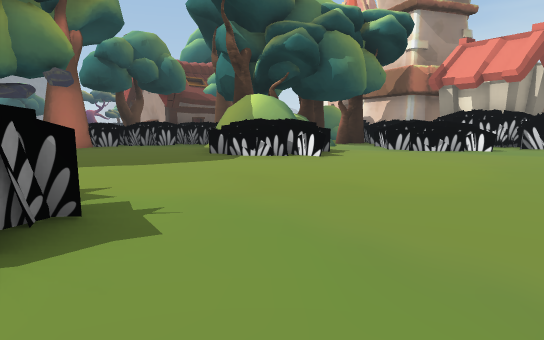
[1] (above)

21 first-person views from a walk through a 3-D level made in the Unity game engine. The camera is 1.2 m above the floor, tilts 6° down and sees 70° across. The floor is counted in squares, 2 m on a side. Each view is taken from the middle of a square. On the plan, view 1 faces up. The plan holds only what a view shows up to about 11 squares ahead; the rest is blank. The place goes on beyond the plan. Some surface patterns are stand-ins.

[2]
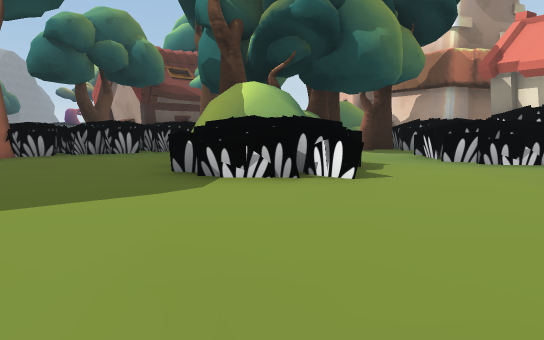

[3]
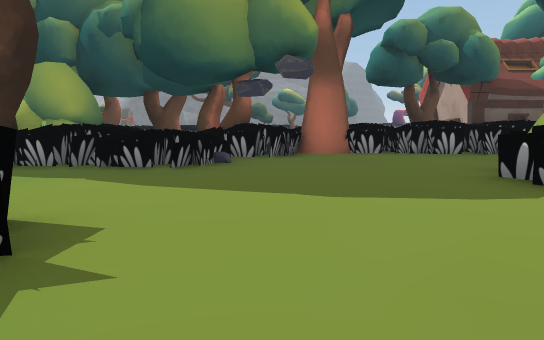

[4]
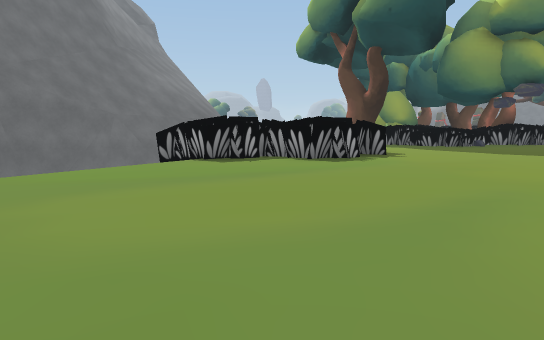

[5]
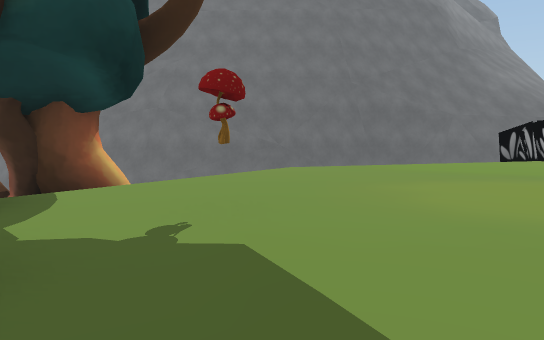

[6]
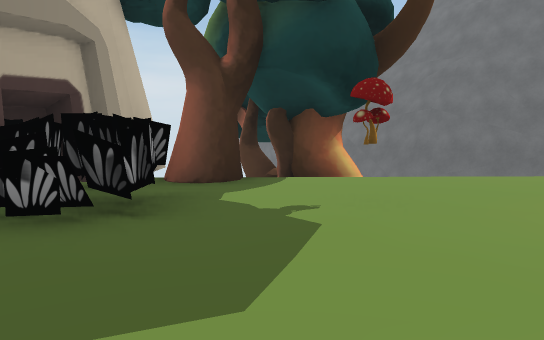

[7]
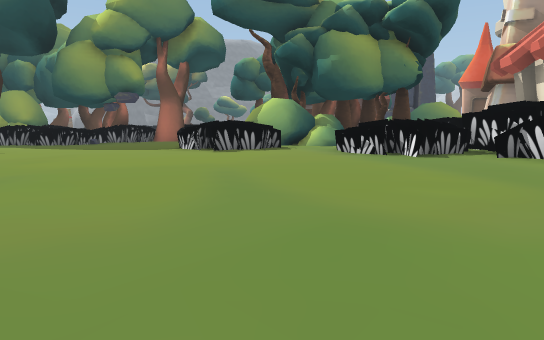

[8]
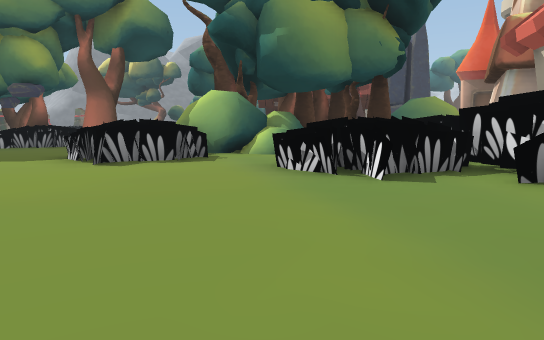

[9]
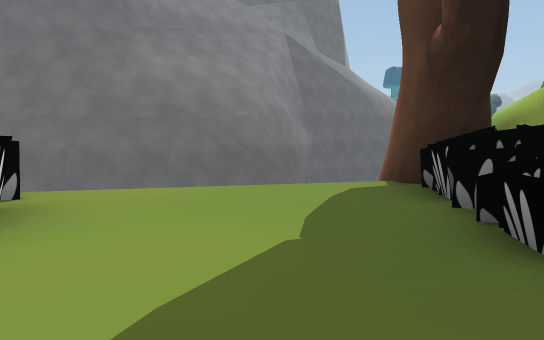

[10]
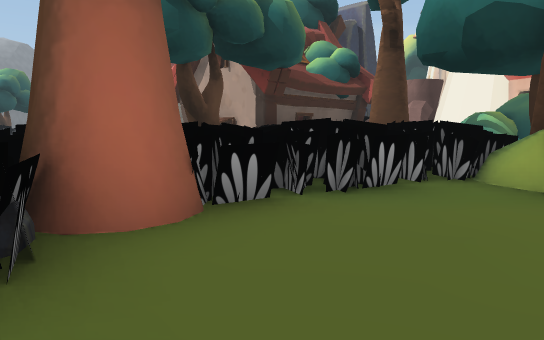

[11]
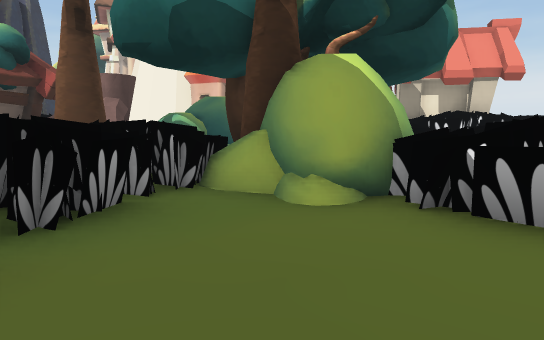

[12]
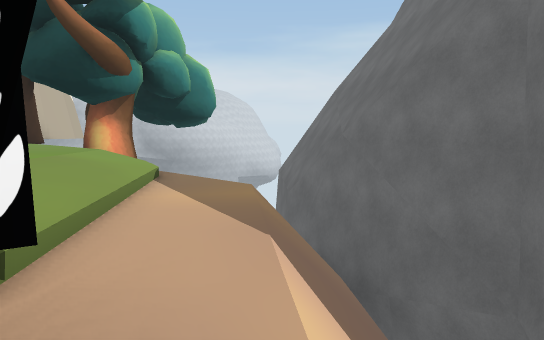

[13]
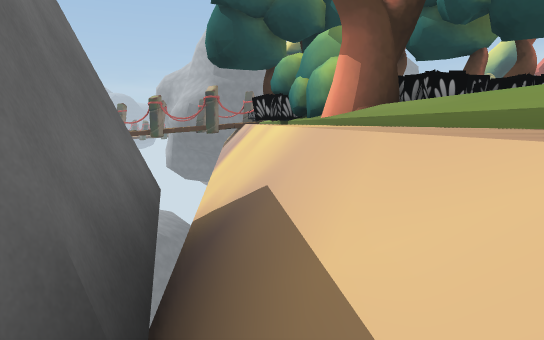

[14]
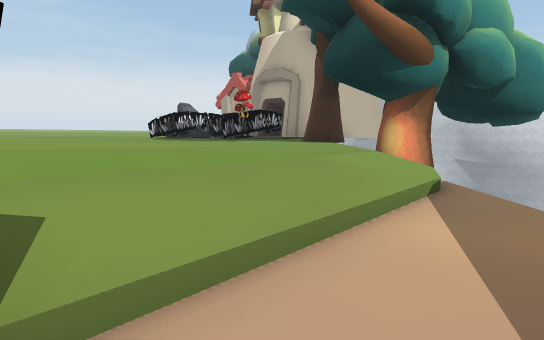

[15]
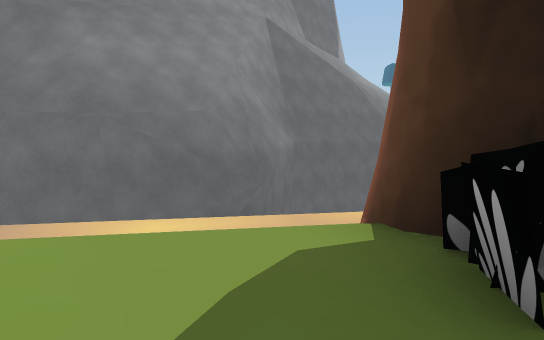

[16]
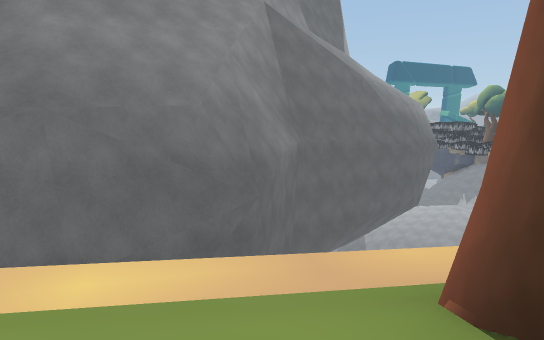

[17]
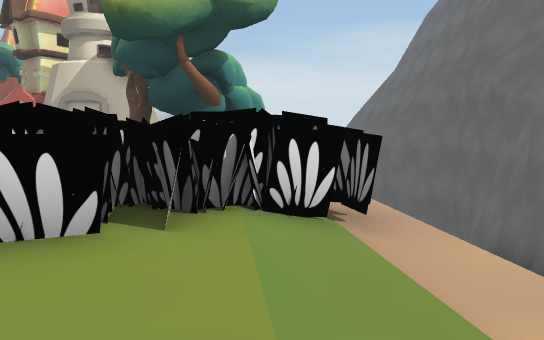

[18]
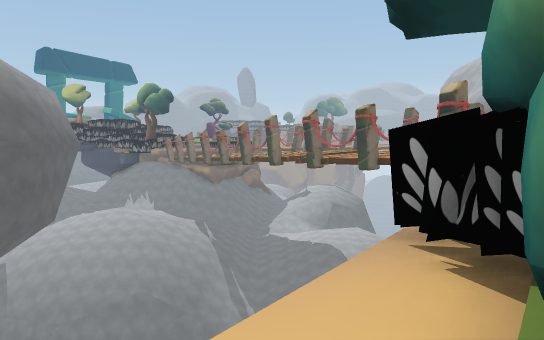

[19]
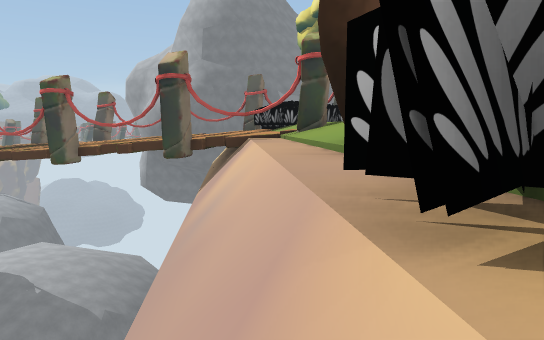

[20]
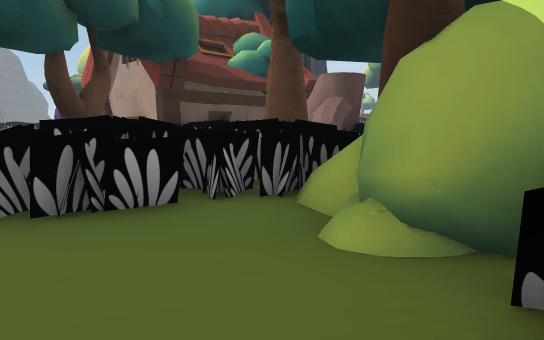

[21]
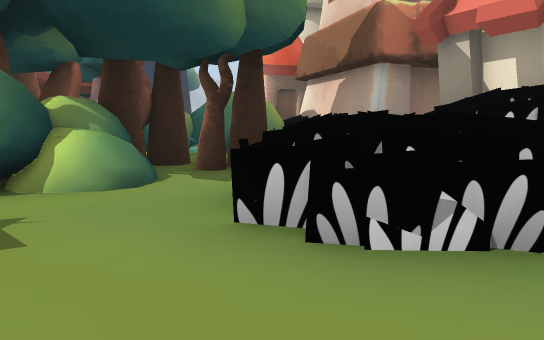

### Floor plan
Key: @ floor where view 1 was taken; # wall or solid block; x gap in a wall; . main floor; - floor 0.75 m lower than the main floor; / step, stairs or slope; = window, fence, low wall or low ledge; ^ raised ledge; v drop or lower ground; T tree; H house; W tower; R rock; O other object.
Columns run from 23 left of view 1 to 8 right of it. Each row starts with its distance up from view 1.
 19                  #
 18                  #####^
 17                   ###  O  ##
 16                    #  ##TTT#
 15                  TT  T#TTTTW
 14       O              TT  ..WWW
 13      #OO            OOOTTTTOWH
 12     OOOO        OO OOOTTTTTOOO
 11     /O/         OOOOO.TTT.OOOHH
 10     ///          TTO..TT..OOOOOO
  9   //////#.       R....OOO..OO..O
  8   ///#xv// T    TTO...OOO......
  7 ///#vv vv/TT  T/.OO............
  6 //=v    vv.O  TTOOO............
  5          vvOTTTTOO..............
  4            v///T................
  3             v////...OO..........
  2              v/////.OO..........
  1               vv////OO.........O
  0              ####//OOO.@........
 -1            v######//O//.....#..O
 -2    ##   #####    ##/////........
 -3                   ##/=-//.....T#
 -4                    #vvv///     #
 -5                    ###v     TT #
 -6                      ###v   TTT
 -7                        ##v  TTT

Where each view was taken, in squares from view 1:
view 1: 0 up, 0 right, facing up
view 2: 3 up, 0 right, facing up
view 3: 3 up, 0 right, facing up-left
view 4: 1 up, 6 right, facing left
view 5: 1 up, 7 right, facing down-left
view 6: 2 up, 6 right, facing down
view 7: 2 up, 8 right, facing up-left
view 8: 5 up, 7 right, facing up-left
view 9: 6 up, 3 left, facing down-left
view 10: 7 up, 4 left, facing up
view 11: 8 up, 4 left, facing up-right
view 12: 1 down, 4 left, facing down-right
view 13: 2 down, 4 left, facing up-left
view 14: 2 down, 3 left, facing right
view 15: 5 up, 5 left, facing down-left
view 16: 4 up, 6 left, facing down-left
view 17: 3 up, 6 left, facing down-right
view 18: 4 up, 9 left, facing left
view 19: 4 up, 11 left, facing up-left
view 20: 8 up, 2 left, facing up
view 21: 7 up, 3 right, facing up
